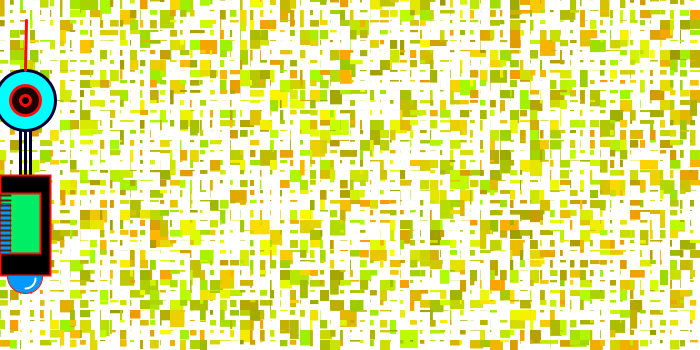
Frame 1 (no input)
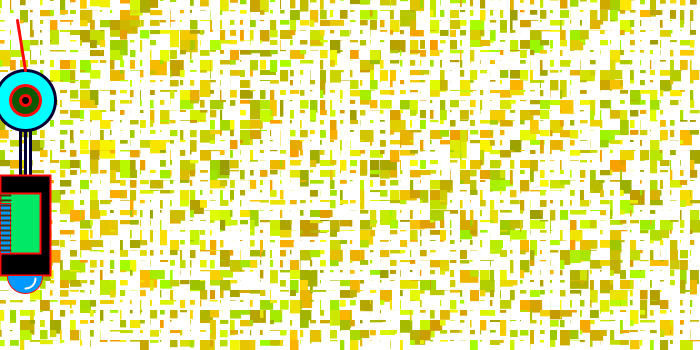
Frame 60 (the mouse pressed at the canvas centre just before this capture)
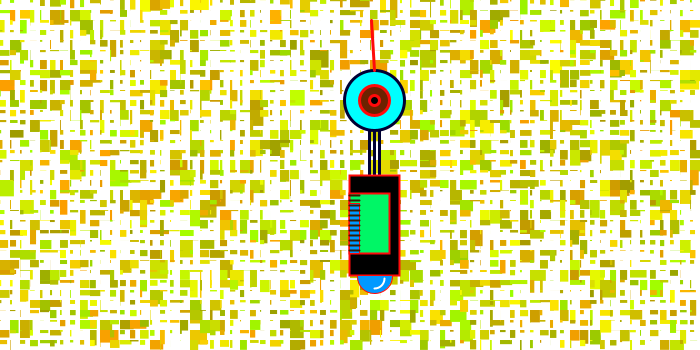
Frame 120 (the mouse held since frame 60 and released just before this capture)

The Processing sketch that drew these frames (run headless with seeded random() and noise(); from frame 60 on, the mouse is pressed at the canvas centre):

// Processing sketch: processing_42871
// ── processing_42871.pde

float x;
float easing = 0.03;

void setup() {
smooth();
size (700,350);
background (4,0,190);
  
}

void draw() {
smooth();
background(255);
 // ANIM FOND
 //strokeWeight(0.5);
 noStroke();

for(int a=0; a<75;a++){ //Le pas des carrés H
   for(int b=0; b<50;b++){
    // fill(random(10,150), random(10,150),random(0,15));// Couleur
     fill(random(155,255),random(155,255),0);
     float perimetre = random(5,20);
     rect(a*10, b*10, random(perimetre), random(perimetre)); // Le pas des carrés V
  }
 }
 stroke(250);
  println(mouseX); // Write the X coordinate to the file
  println(mouseY); // Write the Y coordinate to the file
  
  // easing
  float targetX = mouseX; 
 x += (targetX -x) * easing;
 
 // Selon position de la souris par rapport à la moitié écran
  if (mouseX > x) {
  x +=80 * easing;
}
if (mouseX < x){
x -= 80 * easing;
}

// COU
strokeWeight(3);
stroke(0,0,51);
line (x+20,115,x+20,175); //cou
line (x+25,115,x+25,175); //cou
line (x+30,115,x+30,175); //cou
// TETE
fill(0,255,255);
ellipse (x+25,100,60,60);// tete

// ANTENNE + Intérieur Tête
stroke(255,10,10);
strokeWeight(3);
line (x+25,70,x+random(10,30),20);
fill(random(0,125),random(0,125),0);
ellipse (x+25,100,30,30);
fill(0);
ellipse (x+25,100,10,10);

//CORPS
strokeWeight(2);
fill(0);
rect (x,175,50,100);
line (x,203,x,203);
fill(0,random(200,255),102);
rect (x,193,40,60);
strokeWeight(3);

strokeWeight(2);
fill(0);
line (x,203,x,203);
strokeWeight(1);
fill(0,153,255);
rect(x,203,10,50);
arc(x+25,276,35,35,0,PI);
strokeWeight(2);
stroke(255);
strokeJoin(MITER);
arc(x+25,278,20,20,0,HALF_PI);
 strokeWeight(2);
 stroke(random(0,125),random(0,125),0); //Duplication traits corps
 for (int i = 250; i > 192; i -= 5) {
   line (x, i, x+10, i); 
   } 
   
  
}
